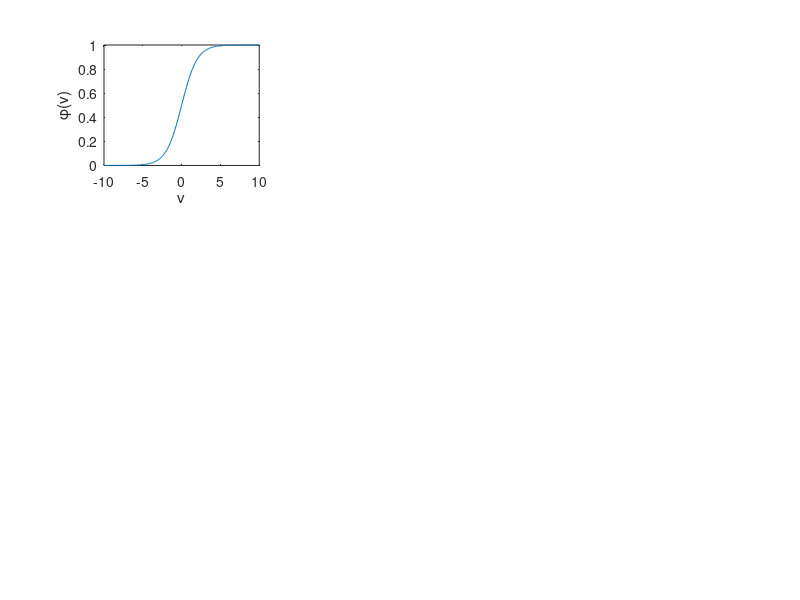
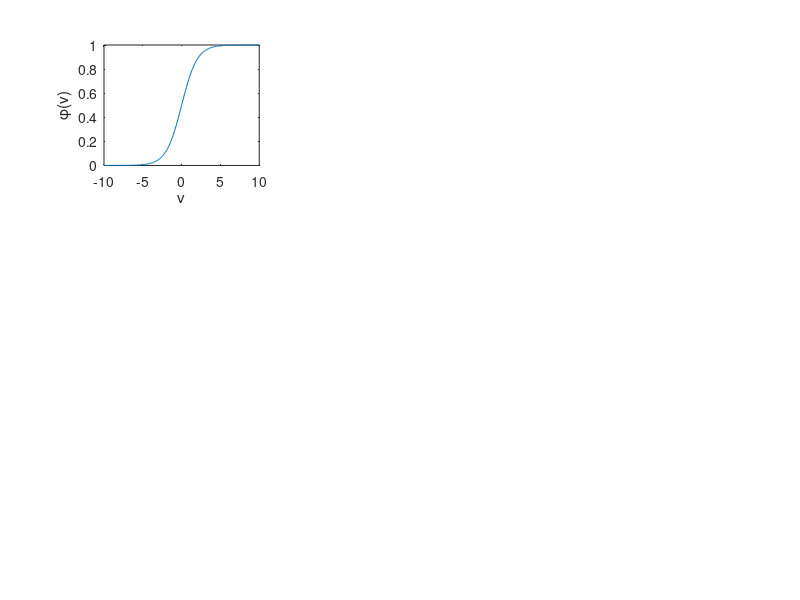

Here is the MATLAB script that generated these plots, in order:
% plot the sigmoid function
% Copyright 1999 by Todd K. Moon

x = -10:.1:10;
y = 1 ./ (1 + exp(-x));
subplot(3,3,1);
plot(x,y);
xlabel('v')
ylabel('\phi(v)')
print -dps ../pictures/sigmoid.ps
print -deps ../pictures/sigmoid.eps
